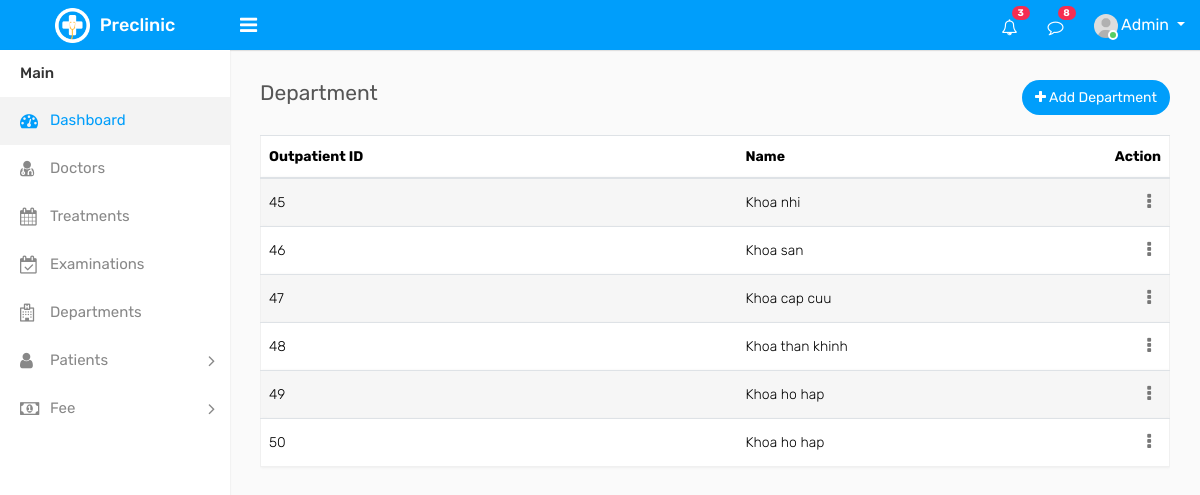
The app's page /admin/departments.php with its own data.
### tables this page shows
CREATE TABLE `department` (
  `Unique_code` int(11) NOT NULL,
  `A_title` varchar(255) NOT NULL
);

### connection.php (called while the page is built, shortened)
<?php
	function executeQuery($sql){
        include ('db.inc');
        $conn = new mysqli($servername, $username, $password, $dbname);
		if (!($result = $conn->query($sql)))
		    echo $conn->connect_error;
		return $result;
    }
?>

### admin/departments.php (the view, shortened to what this page needs)
<?php
    include("../connection.php");
?>
<!DOCTYPE html>
<html lang="en">
<head>
    <link rel="stylesheet" type="text/css" href="assets/css/bootstrap.min.css">
    <link rel="stylesheet" type="text/css" href="assets/css/font-awesome.min.css">
    <link rel="stylesheet" type="text/css" href="assets/css/dataTables.bootstrap4.min.css">
    <link rel="stylesheet" type="text/css" href="assets/css/select2.min.css">
    <link rel="stylesheet" type="text/css" href="assets/css/bootstrap-datetimepicker.min.css">
    <link rel="stylesheet" type="text/css" href="assets/css/style.css">
</head>
<body>
    <div class="main-wrapper">
        <div class="header">
            <div class="header-left">
                <a href="index.php" class="logo">
                    <img src="assets/img/logo.png" width="35" height="35" alt=""> <span>Preclinic</span>
                </a>
            </div>
            <a id="toggle_btn" href="javascript:void(0);"><i class="fa fa-bars"></i></a>
            <ul class="nav user-menu float-right">
                <li class="nav-item dropdown d-none d-sm-block">
                    <a href="#" class="dropdown-toggle nav-link" data-toggle="dropdown"><i class="fa fa-bell-o"></i>
                        <span class="badge badge-pill bg-danger float-right">3</span></a>
                </li>
                <li class="nav-item dropdown d-none d-sm-block">
                    <a href="javascript:void(0);" id="open_msg_box" class="hasnotifications nav-link"><i
                            class="fa fa-comment-o"></i> <span
                            class="badge badge-pill bg-danger float-right">8</span></a>
                </li>
                <li class="nav-item dropdown has-arrow">
                    <a href="#" class="dropdown-toggle nav-link user-link" data-toggle="dropdown">
                        <span class="user-img"><img class="rounded-circle" src="assets/img/user.jpg" width="40"
                                alt="Admin">
                            <span class="status online"></span></span>
                        <span>Admin</span>
                    </a>
                </li>
            </ul>
        </div>
        <?php
            include("sidebar.php");
        ?>
        <div class="page-wrapper">
            <div class="content">
                <div class="row">
                    <div class="col-sm-4 col-3">
                        <h4 class="page-title">Department</h4>
                    </div>
                    <div class="col-sm-8 col-9 text-right m-b-20">
                        <a href="add-department.php" class="btn btn-primary float-right btn-rounded"><i
                                class="fa fa-plus"></i> Add Department</a>
                    </div>
                </div>
                <div class="row">
                    <div class="col-md-12">
                        <div class="table-responsive">
                            <table class="table table-striped custom-table">
                                <thead>
                                    <tr>
                                        <th style="min-width:200px;">Outpatient ID</th>
                                        <th>Name</th>
                                        <th class="text-right">Action</th>
                                    </tr>
                                </thead>
                                <tbody>
                                    <?php
                                        $sql = "SELECT * FROM department";
                                        $result = executeQuery($sql);
                                        if (mysqli_num_rows($result) > 0) {
                                            while($row = mysqli_fetch_assoc($result)) {
                                    ?>
                                    <tr>
                                        <td><?php echo $row["Unique_code"]; ?></td>
                                        <td><?php echo $row["A_title"]; ?></td>
                                        <td class="text-right">
                                            <div class="dropdown dropdown-action">
                                                <a href="#" class="action-icon dropdown-toggle" data-toggle="dropdown"
                                                    aria-expanded="false"><i class="fa fa-ellipsis-v"></i></a>
                                            </div>
                                        </td>
                                    </tr>
                                    <?php } }?>
                                </tbody>
                            </table>
                        </div>
                    </div>
                </div>
            </div>
        </div>
    </div>
</body>
</html>

### records on screen
department: Unique_code "45", A_title "Khoa nhi"
department: Unique_code "46", A_title "Khoa san"
department: Unique_code "47", A_title "Khoa cap cuu"
department: Unique_code "48", A_title "Khoa than khinh"
department: Unique_code "49", A_title "Khoa ho hap"
department: Unique_code "50", A_title "Khoa ho hap"
